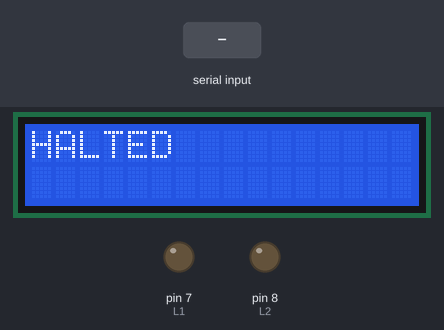
Bench run of a sketch on a simulated Arduino Uno, built with avr-gcc and run on an emulated ATmega328P. Shown: 16×2 character LCD, output pins drawn as LEDs (lit = HIGH). The test bench sets the inputs (shaded band). Pins used as bus, display or sensor lines are not drawn; what the sketch prints to the serial monitor is not drawn.

Above: at 1.2 s.
1.3 s: "2" received over Serial
At 1.45 s:
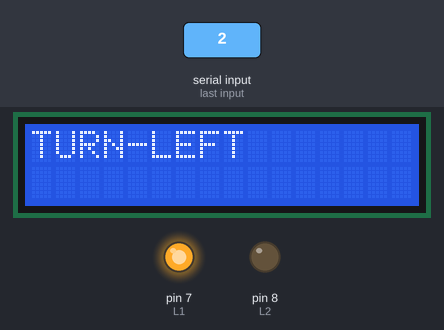
3.0 s: byte 20 (20) received over Serial
At 3.23 s:
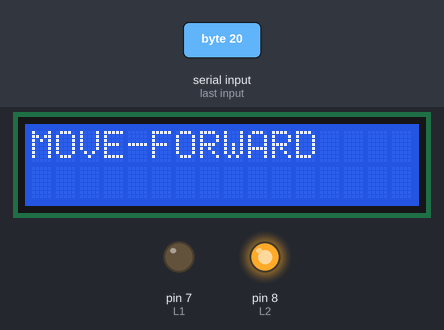
4.8 s: byte 30 (30) received over Serial
At 5.0 s:
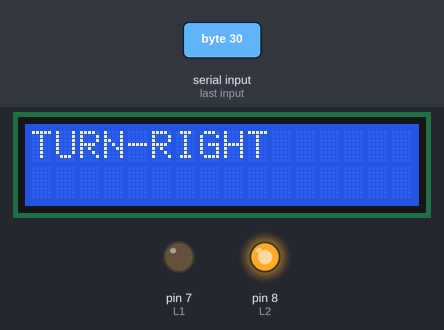
6.6 s: byte 40 (40) received over Serial
At 6.78 s:
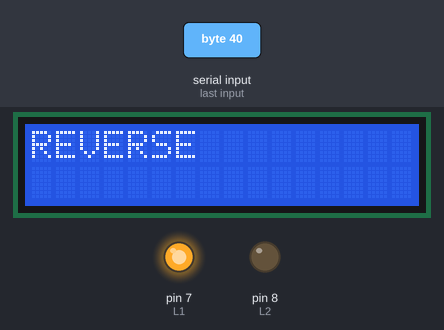
Timing chart, 0 to 9.4 s (numbered marks = the images above; inputs shaded):
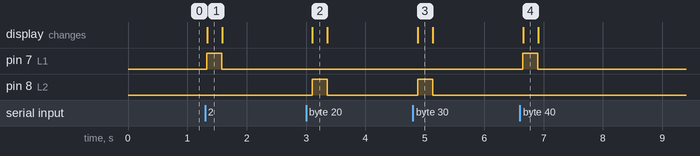

Measured:
- after the input at 1.3 s, pin 7 (L1): LOW → HIGH at once, → LOW 0.25 s later; the display: changes at once (image 1)
- after the input at 3.0 s, pin 8 (L2): LOW → HIGH after 0.10 s, → LOW 0.25 s later; the display: changes after 0.11 s (image 2)
- after the input at 4.8 s, pin 8 (L2): LOW → HIGH after 0.08 s, → LOW 0.25 s later; the display: changes after 0.08 s (image 3)
- after the input at 6.6 s, pin 7 (L1): LOW → HIGH after 0.05 s, → LOW 0.25 s later; the display: changes after 0.05 s (image 4)

The sketch:

wless_robo_rx.ino
```cpp
#include <LiquidCrystal.h>

LiquidCrystal lcd(13,11,5,4,3,2);
int R2=10,R1=9,L2=8,L1=7;

void setup()
{
  Serial.begin(9600);
  lcd.begin(16, 2);
  lcd.setCursor(0, 0);
  pinMode(L1,OUTPUT);
  pinMode(L2,OUTPUT);
  pinMode(R1,OUTPUT);
  pinMode(R2,OUTPUT);
}

void loop()
{

  Serial.print("work log : ");
  int action=Serial.read();

  if(action==20){
    Serial.println("moving forward");
    digitalWrite(R1,0);
    digitalWrite(R2,1);
    digitalWrite(L1,0);
    digitalWrite(L2,1);
    lcd.clear();
    lcd.print("MOVE-FORWARD");
  }
  else if(action==30){
    Serial.println("moving right");
    digitalWrite(R1,1);
    digitalWrite(R2,0);
    digitalWrite(L1,0);
    digitalWrite(L2,1);
    lcd.clear();
    lcd.print("TURN-RIGHT");
  }
  else if(action==40)
  {
    Serial.println("moving reverse");
    digitalWrite(R1,1);
    digitalWrite(R2,0);
    digitalWrite(L1,1);
    digitalWrite(L2,0);
    lcd.clear();
    lcd.print("REVERSE");
  }
  else if(action==50){
    Serial.println("moving left");
    digitalWrite(R1,0);
    digitalWrite(R2,1);
    digitalWrite(L1,1);
    digitalWrite(L2,0);
    lcd.clear();
    lcd.print("TURN-LEFT");
  }
  else// if(action==-1)
  {
    Serial.println("no command : no movement");
    digitalWrite(R1,0);
    digitalWrite(R2,0);
    digitalWrite(L1,0);
    digitalWrite(L2,0);
    lcd.clear();
    lcd.print("HALTED");
  }
  Serial.println();
  delay(250);
}
```
